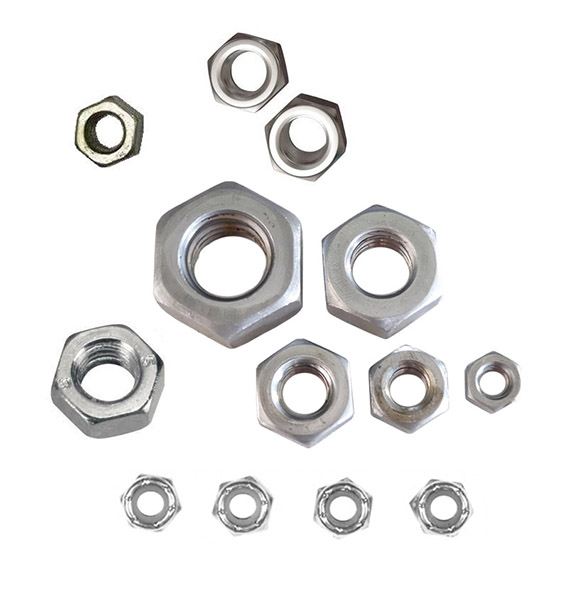
#> input picture nuts/Test images/nuts.jpg, 565 x 600 px, found by its file name
$ python train_nuts_bolts.py   (older library calls are emulated)
#> lines starting #> are read from the running program, lines starting #| are printed output that depends on the picture; after the words box and inside, x2 and y2 are one past the last pixel; in counts of white or black regions, pixels touching at a corner belong together
### nuts/knn.py
import csv
import cv2
import numpy as np
import math
import operator

# compute euclidean distance of 2 instances (points in space)
def euclideanDistance(data1, data2, length):
	distance = 0
	for x in range(length):
		distance += pow((data1[x] - data2[x]),2)
	return math.sqrt(distance)

# return a list of k nearest neighbors between the test instance and the points in training set
def getNeighbors(trainingSet, testInstance, k):
	distances = []
	length = len(testInstance)
	for x in range(len(trainingSet)):
		dist = euclideanDistance(testInstance, trainingSet[x], length)
		distances.append((trainingSet[x], dist))
	distances.sort(key=operator.itemgetter(1))
	neighbors = []
	for x in range(k):
		neighbors.append(distances[x][0])
	return neighbors

# find the maximum votes in the list
def getResponse(neighbors):
	classVotes = {}
	for x in range(len(neighbors)):
		response = neighbors[x][-1]
		if response in classVotes:
			classVotes[response] += 1
		else:
			classVotes[response] = 1
	sortedVotes = sorted(classVotes.iteritems(), key=operator.itemgetter(1), reverse=True)
	return sortedVotes[0][0]

### nuts/train_nuts_bolts.py
import cv2
import numpy as np
import math
import knn

def computeSolidity(contours):
	solid_list = []
	for c in contours:
		area = cv2.contourArea(c)
		hull = cv2.convexHull(c)
		hull_area = cv2.contourArea(hull)
		solidity = float(area)/hull_area
		solid_list.append(solidity)
	return solid_list

def computeAspectRatio(contours):
	ratio_list = []
	for c in contours:
		(center, size, angle) = cv2.minAreaRect(c)
		ratio = min(size)/max(size)
		ratio_list.append(ratio)
	return ratio_list

def createFeature(contours, category):
	ratio_list = computeAspectRatio(contours)
	solid_list = computeSolidity(contours)
	feature_list = []
	for x in range(len(ratio_list)):
		feature_list.append([ratio_list[x],solid_list[x],category])
	return feature_list

nuts = cv2.imread("Test images\\nuts.jpg")
#> nuts is the input picture: shape (600, 565, 3); mean B, G, R 234.2, 234.5, 235
bolts = cv2.imread("Test images\\bolts.jpg")
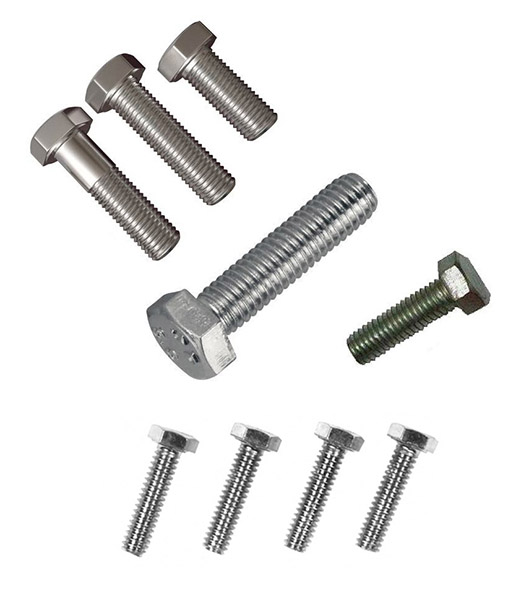
#> input picture nuts/Test images/bolts.jpg, 529 x 600 px, found by its file name
#> bolts is the input picture: shape (600, 529, 3); mean B, G, R 231.5, 232, 232.4
cv2.imshow("nuts", nuts)
cv2.imshow("bolts", bolts)
gray_nuts = cv2.cvtColor(nuts, cv2.COLOR_BGR2GRAY)
gray_bolts = cv2.cvtColor(bolts, cv2.COLOR_BGR2GRAY)
cv2.imshow("nuts - gray", gray_nuts)
cv2.imshow("bolts - gray", gray_nuts)
ret,binary_nuts = cv2.threshold(gray_nuts,240,255, cv2.THRESH_BINARY_INV)
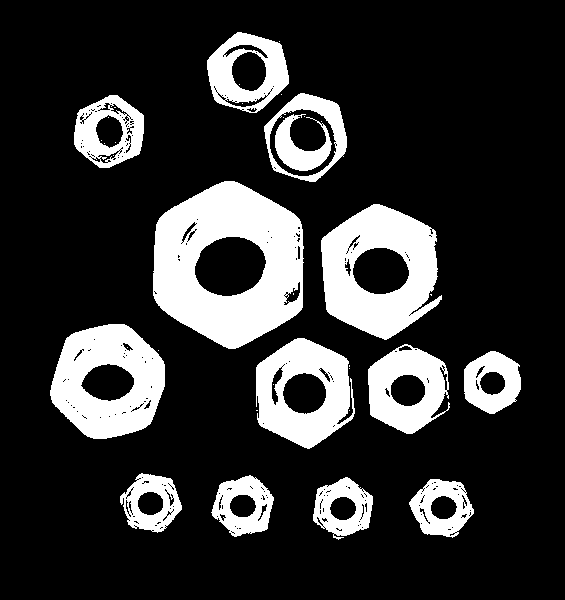
#> binary_nuts: shape (600, 565); 19.5% white; 36 white regions (22 under 20 px), largest, box (x1, y1, x2, y2) and area: (153, 181, 304, 349) 16091, (321, 204, 442, 340) 9985, (50, 324, 165, 439) 8595
ret,binary_bolts = cv2.threshold(gray_bolts,240,255, cv2.THRESH_BINARY_INV)
#> binary_bolts: shape (600, 529); 17.8% white; 12 white regions (3 under 20 px), largest, box (x1, y1, x2, y2) and area: (146, 172, 378, 380) 15702, (85, 53, 236, 206) 7558, (30, 106, 181, 261) 7517
cv2.imshow("nuts - binary", binary_nuts)
cv2.imshow("bolts - binary", binary_bolts)

kernel3 = np.ones((3,3),np.uint8)
kernel5 = np.ones((5,5),np.uint8)

closed_nuts = cv2.morphologyEx(binary_nuts, cv2.MORPH_CLOSE, kernel5)
#> closed_nuts: shape (600, 565); 20.5% white; 13 white regions, largest, box (x1, y1, x2, y2) and area: (153, 181, 304, 349) 16337, (321, 204, 442, 340) 10182, (50, 324, 165, 439) 8759
closed_bolts = cv2.morphologyEx(binary_bolts, cv2.MORPH_CLOSE, kernel5)
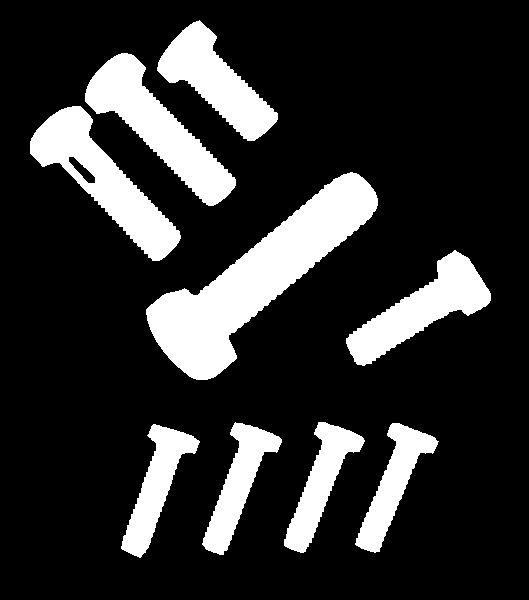
#> closed_bolts: shape (600, 529); 18.5% white; 9 white regions
cv2.imshow("nuts - closed", closed_nuts)
cv2.imshow("bolts - closed", closed_bolts)

nuts_draw = nuts.copy()
bolts_draw = bolts.copy()
im1, nuts_contours, nuts_hierarchy = cv2.findContours(closed_nuts,cv2.RETR_EXTERNAL,cv2.CHAIN_APPROX_SIMPLE)
#> nuts_contours = 13 contours; largest, box (x1, y1, x2, y2) and area: (153, 181, 304, 349) 19410, (321, 204, 442, 340) 12004, (50, 324, 165, 439) 9992, (256, 338, 355, 449) 8140, (368, 344, 450, 434) 5439; nuts_hierarchy = 13 rows, first 6: [1, -1, -1, -1], [2, 0, -1, -1], [3, 1, -1, -1], [4, 2, -1, -1], [5, 3, -1, -1], [6, 4, -1, -1]
im2, bolts_contours, bolts_hierarchy = cv2.findContours(closed_bolts,cv2.RETR_EXTERNAL,cv2.CHAIN_APPROX_SIMPLE)
#> bolts_contours = 9 contours; largest, box (x1, y1, x2, y2) and area: (146, 172, 378, 380) 15596, (30, 106, 181, 261) 7757, (85, 53, 236, 206) 7501, (346, 250, 491, 366) 5996, (157, 20, 278, 141) 5764; bolts_hierarchy = [[1, -1, -1, -1], [2, 0, -1, -1], [3, 1, -1, -1], [4, 2, -1, -1], [5, 3, -1, -1], [6, 4, -1, -1], [7, 5, -1, -1], [8, 6, -1, -1], [-1, 7, -1, -1]]
cv2.drawContours(nuts_draw, nuts_contours, -1, (0,255,0))
#> nuts_draw: shape (600, 565, 3); 0.97% of pixels changed, all inside (x1, y1, x2, y2) = (50, 32, 521, 540)
cv2.drawContours(bolts_draw, bolts_contours, -1, (0,255,0))
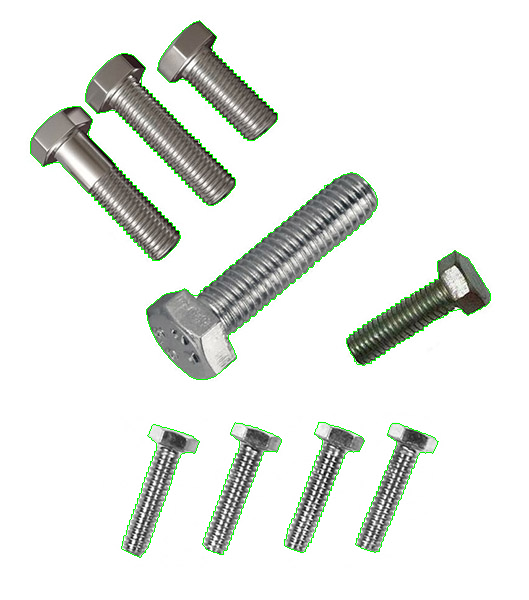
#> bolts_draw: shape (600, 529, 3); 1.13% of pixels changed, all inside (x1, y1, x2, y2) = (30, 20, 491, 558)
cv2.imshow("nuts - contours", nuts_draw)
cv2.imshow("bolts - contours", bolts_draw)

nuts_feature = createFeature(nuts_contours, "nut")
#> the loop in computeAspectRatio, `for c in contours:` made 13 passes
#> (center, size, angle, ratio) on passes 1 to 12: ((442.2, 507.4), (57.24, 61.72), -26.57, 0.928), ((342.4, 507.7), (63.69, 55.15), -21.45, 0.866), ((242.2, 505.6), (63.74, 57.27), -11.31, 0.898), ((150.7, 502.5), (62.24, 55.36), -49.9, 0.889), ((492, 382), (62, 56), -90, 0.903), ((408.3, 388.5), (80, 89.28), -2.73, 0.896), ((304.2, 392.1), (99.2, 108.6), -64.44, 0.913), ((108.5, 381), (118, 108.5), -71.57, 0.92), ((380.7, 271.4), (116.3, 135.6), -4.76, 0.858), ((228, 264.4), (167.1, 149.8), -88.73, 0.896), ((109.4, 131.4), (74.75, 65.83), -25.77, 0.881), ((306.1, 137.6), (91.15, 76.96), -42.4, 0.844)
#> after the loop in computeAspectRatio, `for c in contours:`: ratio_list = [0.928, 0.866, 0.898, 0.889, 0.903, 0.896, 0.913, 0.92, 0.858, 0.896, 0.881, 0.844, 0.904]
#> the loop in computeSolidity, `for c in contours:` made 13 passes
#> (area, hull_area, solidity) on passes 1 to 12: (2632, 2739, 0.961), (2577.5, 2701, 0.954), (2690, 2803, 0.96), (2556.5, 2670, 0.957), (2672.5, 2729, 0.979), (5439, 5542, 0.981), (8140.5, 8266.5, 0.985), (9992, 10152.5, 0.984), (12003.5, 12379.5, 0.97), (19409.5, 19587, 0.991), (3775.5, 3848.5, 0.981), (5338.5, 5424.5, 0.984)
#> after the loop in computeSolidity, `for c in contours:`: solid_list = [0.961, 0.954, 0.96, 0.957, 0.979, 0.981, 0.985, 0.984, 0.97, 0.991, 0.981, 0.984, 0.974]
#> the loop in createFeature, `for x in range(len(ratio_list)):` made 13 passes
#> after the loop in createFeature, `for x in range(len(ratio_list)):`: feature_list = 13 items, first 6: [0.928, 0.961, 'nut'], [0.866, 0.954, 'nut'], [0.898, 0.96, 'nut'], [0.889, 0.957, 'nut'], [0.903, 0.979, 'nut'], [0.896, 0.981, 'nut']
#> nuts_feature has the same summary as feature_list in createFeature
bolts_feature = createFeature(bolts_contours, "bolt")
#> the loop in computeAspectRatio (call 2), `for c in contours:` made 9 passes
#> (center, size, angle, ratio) on passes 1 to 9: ((150.5, 489.7), (132.8, 50.87), -66.04, 0.383), ((391.8, 490), (130.4, 50.9), -68.75, 0.39), ((313.6, 486.3), (132.4, 49.64), -63.43, 0.375), ((233.2, 488.6), (132.8, 51.08), -66.8, 0.385), ((413.5, 313), (151.8, 63.92), -32.01, 0.421), ((269, 271.2), (265.3, 96.52), -38.66, 0.364), ((109.3, 184.2), (69.3, 180.3), -45, 0.384), ((162.8, 132.2), (67.18, 179.6), -45, 0.374), ((219, 85.5), (65.76, 130.8), -45, 0.503)
#> the loop in computeSolidity (call 2), `for c in contours:` made 9 passes
#> (area, hull_area, solidity) on passes 1 to 9: (3704.5, 5092, 0.728), (3565, 5019, 0.71), (3623, 4934.5, 0.734), (3690, 5099.5, 0.724), (5996, 7576.5, 0.791), (15596, 19578, 0.797), (7757, 9879.5, 0.785), (7501, 9595, 0.782), (5764, 7045, 0.818)
#> the loop in createFeature (call 2), `for x in range(len(ratio_list)):` made 9 passes
#> bolts_feature = [[0.383, 0.728, 'bolt'], [0.39, 0.71, 'bolt'], [0.375, 0.734, 'bolt'], [0.385, 0.724, 'bolt'], [0.421, 0.791, 'bolt'], [0.364, 0.797, 'bolt'], [0.384, 0.785, 'bolt'], [0.374, 0.782, 'bolt'], [0.503, 0.818, 'bolt']]

cv2.waitKey(0)
cv2.destroyAllWindows()


#Start Test file
tests = cv2.imread("Test images\\test.jpg")
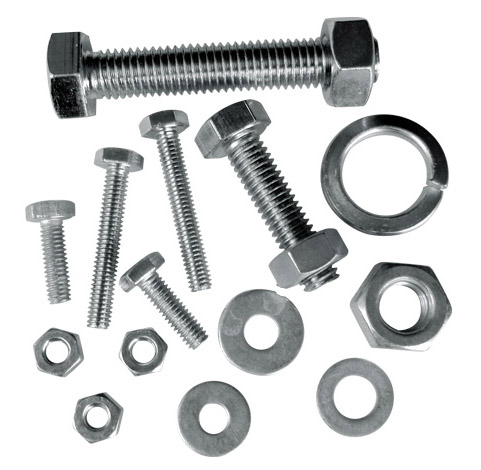
#> input picture nuts/Test images/test.jpg, 481 x 470 px, found by its file name
#> tests is the input picture: shape (470, 481, 3); mean B, G, R 211.1, 210.7, 209.3

cv2.imshow("tests", tests)
gray_tests = cv2.cvtColor(tests, cv2.COLOR_BGR2GRAY)
cv2.imshow("tests - gray", gray_tests)
ret,binary_tests = cv2.threshold(gray_tests,240,255, cv2.THRESH_BINARY_INV)
#> binary_tests: shape (470, 481); 33% white; 18 white regions (4 under 20 px), largest, box (x1, y1, x2, y2) and area: (46, 17, 380, 120) 19413, (194, 99, 349, 292) 10466, (320, 114, 449, 236) 7033
cv2.imshow("tests - binary", binary_tests)
kernel3 = np.ones((3,3),np.uint8)
closed_tests = cv2.morphologyEx(binary_tests, cv2.MORPH_CLOSE, kernel3)
#> closed_tests: shape (470, 481); 33.6% white; 13 white regions
cv2.imshow("tests - closed", closed_tests)
tests_draw = tests.copy()
im1, tests_contours, tests_hierarchy = cv2.findContours(closed_tests,cv2.RETR_EXTERNAL,cv2.CHAIN_APPROX_SIMPLE)
#> tests_contours = 13 contours; largest, box (x1, y1, x2, y2) and area: (46, 17, 380, 120) 19171, (320, 114, 449, 236) 12224, (194, 99, 349, 292) 10290, (86, 147, 209, 350) 7452, (349, 262, 452, 352) 6786; tests_hierarchy has the same summary as nuts_hierarchy

tests_feature = createFeature(tests_contours, "")
#> tests_feature = [[0.876, 0.968, ''], [0.961, 0.986, ''], [0.975, 0.99, ''], [0.916, 0.975, ''], [0.89, 0.977, ''], [0.989, 0.986, ''], [0.854, 0.965, ''], [0.481, 0.73, ''], [0.619, 0.461, ''], [0.945, 0.992, ''], [0.273, 0.695, ''], [0.394, 0.669, ''], [0.271, 0.663, '']]

cv2.drawContours(tests_draw, tests_contours, -1, (255,0,0),3)
#> tests_draw: shape (470, 481, 3); 10.22% of pixels changed, all inside (x1, y1, x2, y2) = (23, 15, 454, 459)
cv2.imshow("tests - contours", tests_draw)
cv2.waitKey(0)
cv2.destroyAllWindows()

k = 5
all_feature = nuts_feature + bolts_feature
#> all_feature = 22 items, first 6: [0.928, 0.961, 'nut'], [0.866, 0.954, 'nut'], [0.898, 0.96, 'nut'], [0.889, 0.957, 'nut'], [0.903, 0.979, 'nut'], [0.896, 0.981, 'nut']

#for test tests_contours[0]
testInstance = [tests_feature[0][0],tests_feature[0][1]]
#> testInstance = [0.876, 0.968]
neighbors = knn.getNeighbors(
        all_feature,testInstance,k)
#> in getNeighbors, `length = len(testInstance)`: length = 2
#> the loop in getNeighbors, `for x in range(len(trainingSet)):` made 22 passes
#> dist on passes 1 to 12: 0.0516, 0.0177, 0.0237, 0.017, 0.0289, 0.0235, 0.04, 0.0459, 0.0186, 0.03, 0.0133, 0.0358
#> after the loop in getNeighbors, `for x in range(len(trainingSet)):`: distances = 22 items
#> after the loop in getNeighbors, `for x in range(k):`: neighbors = [[0.881, 0.981, 'nut'], [0.889, 0.957, 'nut'], [0.866, 0.954, 'nut'], [0.858, 0.97, 'nut'], [0.896, 0.981, 'nut']]

height = 500
width = 500
feature_space = np.zeros((height,width,3),
                        np.uint8)

for i in range(len(all_feature)):
    if all_feature[i][2] == 'nut':
        cv2.circle(feature_space,
                   (int(all_feature[i][0] * width),
                    int(all_feature[i][1] * height)),
                   2,(0,0,255),-1)
    else:
        cv2.circle(feature_space,
                   (int(all_feature[i][0] * width),
                    int(all_feature[i][1] * height)),
                   2,(0,255,255),-1)
#> this loop made 22 passes
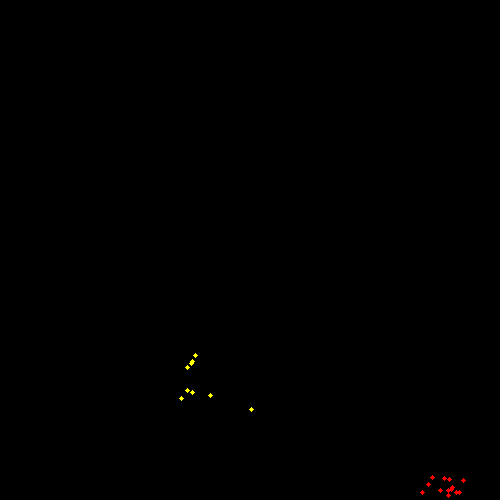
#> feature_space: shape (500, 500, 3); mean of channels 0, 1, 2 0, 0.1, 0.3; drawn as B, G, R

cv2.circle(feature_space,
            (int(testInstance[0] * width),
            int(testInstance[1] * height)),
            5,(255,255,255),-1)
#> feature_space: shape (500, 500, 3); 0.03% of pixels changed, all inside (x1, y1, x2, y2) = (433, 479, 444, 490)

for x in range(len(neighbors)):
    cv2.circle(feature_space,
            (int(neighbors[x][0] * width),
            int(neighbors[x][1] * height)),
            2,(255,255,255),-1)
#> this loop made 5 passes
#> feature_space: shape (500, 500, 3); mean of channels 0, 1, 2 0.1, 0.3, 0.4
cv2.imshow('feature space tests_contours[0]',feature_space)
cv2.waitKey(0)
cv2.destroyAllWindows()


#All tests_contours
for i in range(len(tests_feature)) :
    testInstance = [tests_feature[i][0],tests_feature[i][1]]
    neighbors = knn.getNeighbors(
        all_feature,testInstance,k)
    if knn.getResponse(neighbors) == "nut":
        print ('the test instance is nuts.')
        cv2.drawContours(tests_draw, tests_contours, i, (255,0,0),3)
    else:
        print ('the test instance is bolt.')
        cv2.drawContours(tests_draw, tests_contours, i, (0,255,0),3)
#> this loop made 13 passes
#> (testInstance, sortedVotes in getResponse) on passes 1 to 12: ([0.876, 0.968], [('nut', 5)]), ([0.961, 0.986], [('nut', 5)]), ([0.975, 0.99], [('nut', 5)]), ([0.916, 0.975], [('nut', 5)]), ([0.89, 0.977], [('nut', 5)]), ([0.989, 0.986], [('nut', 5)]), ([0.854, 0.965], [('nut', 5)]), ([0.481, 0.73], [('bolt', 5)]), ([0.619, 0.461], [('bolt', 5)]), ([0.945, 0.992], [('nut', 5)]), ([0.273, 0.695], [('bolt', 5)]), ([0.394, 0.669], [('bolt', 5)])
#| the test instance is nuts.
#| the test instance is nuts.
#| the test instance is nuts.
#| the test instance is nuts.
#| the test instance is nuts.
#| the test instance is nuts.
#| the test instance is nuts.
#| the test instance is bolt.
#> (further printed lines are left out)
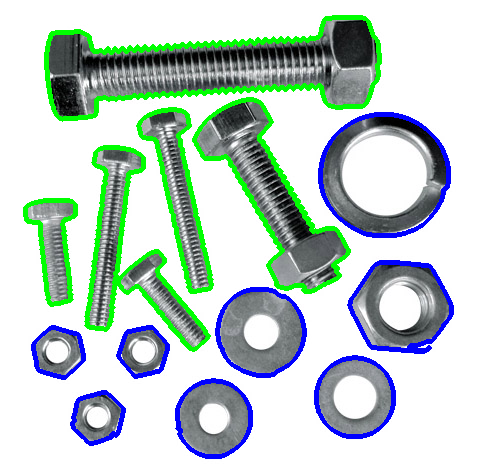
#> tests_draw: shape (470, 481, 3); mean B, G, R 200.6, 206.4, 189.1

cv2.imshow("tests - contours", tests_draw)
cv2.waitKey(0)
cv2.destroyAllWindows()
